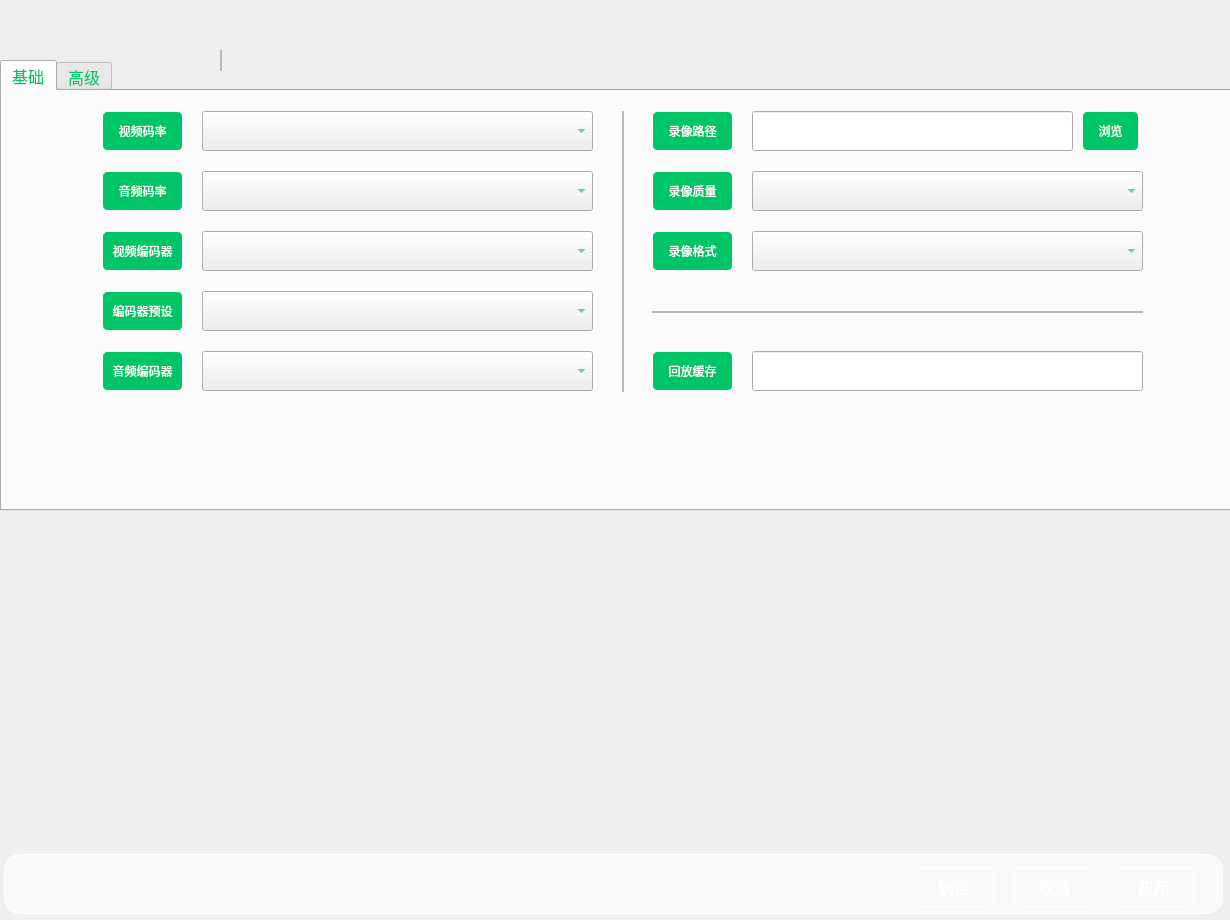
<?xml version="1.0" encoding="UTF-8"?>
<ui version="4.0">
 <class>GBSBizSettingOutput</class>
 <widget class="QWidget" name="GBSBizSettingOutput">
  <property name="geometry">
   <rect>
    <x>0</x>
    <y>0</y>
    <width>1230</width>
    <height>920</height>
   </rect>
  </property>
  <property name="windowTitle">
   <string>Form</string>
  </property>
  <widget class="QFrame" name="frame_3">
   <property name="geometry">
    <rect>
     <x>220</x>
     <y>50</y>
     <width>2</width>
     <height>21</height>
    </rect>
   </property>
   <property name="styleSheet">
    <string notr="true">color:#DBDBDB</string>
   </property>
   <property name="frameShape">
    <enum>QFrame::Shape::StyledPanel</enum>
   </property>
   <property name="frameShadow">
    <enum>QFrame::Shadow::Raised</enum>
   </property>
  </widget>
  <widget class="QFrame" name="frame_4">
   <property name="geometry">
    <rect>
     <x>4</x>
     <y>854</y>
     <width>1219</width>
     <height>60</height>
    </rect>
   </property>
   <property name="styleSheet">
    <string notr="true">background-color:#F9F9F9;
border: 1px solid  #FFFFFF;
border-radius: 16px;
</string>
   </property>
   <property name="frameShape">
    <enum>QFrame::Shape::StyledPanel</enum>
   </property>
   <property name="frameShadow">
    <enum>QFrame::Shadow::Raised</enum>
   </property>
   <widget class="QPushButton" name="btnConform">
    <property name="geometry">
     <rect>
      <x>910</x>
      <y>13</y>
      <width>80</width>
      <height>40</height>
     </rect>
    </property>
    <property name="styleSheet">
     <string notr="true">        background-color: qlineargradient(
            spread:pad, 
            x1:0, y1:0, x2:1, y2:1, 
            stop:0.1054 #1B2846, 
            stop:0.9062 #000000
        );
border: 1px solid white;
border-radius:5px;
font-size:16px;
color:#FFFFFF</string>
    </property>
    <property name="text">
     <string>确定</string>
    </property>
   </widget>
   <widget class="QPushButton" name="btnCancel">
    <property name="geometry">
     <rect>
      <x>1010</x>
      <y>13</y>
      <width>80</width>
      <height>40</height>
     </rect>
    </property>
    <property name="styleSheet">
     <string notr="true">        background-color: qlineargradient(
            spread:pad, 
            x1:0, y1:0, x2:1, y2:1, 
            stop:0.1054 #1B2846, 
            stop:0.9062 #000000
        );
border: 1px solid white;
border-radius:5px;
font-size:16px;
color:#FFFFFF</string>
    </property>
    <property name="text">
     <string>取消</string>
    </property>
   </widget>
   <widget class="QPushButton" name="btnApply">
    <property name="geometry">
     <rect>
      <x>1110</x>
      <y>13</y>
      <width>80</width>
      <height>40</height>
     </rect>
    </property>
    <property name="styleSheet">
     <string notr="true">        background-color: qlineargradient(
            spread:pad, 
            x1:0, y1:0, x2:1, y2:1, 
            stop:0.1054 #1B2846, 
            stop:0.9062 #000000
        );
border: 1px solid white;
border-radius:5px;
font-size:16px;
color:#FFFFFF</string>
    </property>
    <property name="text">
     <string>应用</string>
    </property>
   </widget>
  </widget>
  <widget class="QTabWidget" name="tabWidget">
   <property name="geometry">
    <rect>
     <x>0</x>
     <y>60</y>
     <width>1231</width>
     <height>451</height>
    </rect>
   </property>
   <property name="styleSheet">
    <string notr="true">color: #01C667;
font-size:16px;
</string>
   </property>
   <property name="tabShape">
    <enum>QTabWidget::TabShape::Rounded</enum>
   </property>
   <property name="currentIndex">
    <number>0</number>
   </property>
   <property name="elideMode">
    <enum>Qt::TextElideMode::ElideLeft</enum>
   </property>
   <widget class="QWidget" name="tabBasic">
    <attribute name="title">
     <string>基础</string>
    </attribute>
    <widget class="QPushButton" name="lblVideoBitrate">
     <property name="geometry">
      <rect>
       <x>100</x>
       <y>20</y>
       <width>81</width>
       <height>40</height>
      </rect>
     </property>
     <property name="styleSheet">
      <string notr="true">background-color:#00C566;
border: 1px solid white;
border-radius:5px;
font-size:12px;
color:#FFFFFF</string>
     </property>
     <property name="text">
      <string>视频码率</string>
     </property>
     <property name="checkable">
      <bool>false</bool>
     </property>
    </widget>
    <widget class="QPushButton" name="lblVideoEncoder">
     <property name="geometry">
      <rect>
       <x>100</x>
       <y>140</y>
       <width>81</width>
       <height>40</height>
      </rect>
     </property>
     <property name="styleSheet">
      <string notr="true">background-color:#00C566;
border: 1px solid white;
border-radius:5px;
font-size:12px;
color:#FFFFFF</string>
     </property>
     <property name="text">
      <string>视频编码器</string>
     </property>
    </widget>
    <widget class="QPushButton" name="lblAudioBitrate">
     <property name="geometry">
      <rect>
       <x>100</x>
       <y>80</y>
       <width>81</width>
       <height>40</height>
      </rect>
     </property>
     <property name="styleSheet">
      <string notr="true">background-color:#00C566;
border: 1px solid white;
border-radius:5px;
font-size:12px;
color:#FFFFFF</string>
     </property>
     <property name="text">
      <string>音频码率</string>
     </property>
    </widget>
    <widget class="QComboBox" name="cbxAudioEncoder">
     <property name="geometry">
      <rect>
       <x>200</x>
       <y>260</y>
       <width>391</width>
       <height>40</height>
      </rect>
     </property>
    </widget>
    <widget class="QComboBox" name="cbxVideoBitrate">
     <property name="geometry">
      <rect>
       <x>200</x>
       <y>20</y>
       <width>391</width>
       <height>40</height>
      </rect>
     </property>
    </widget>
    <widget class="QPushButton" name="lblRecordPath">
     <property name="geometry">
      <rect>
       <x>650</x>
       <y>20</y>
       <width>81</width>
       <height>40</height>
      </rect>
     </property>
     <property name="styleSheet">
      <string notr="true">background-color:#00C566;
border: 1px solid white;
border-radius:5px;
font-size:12px;
color:#FFFFFF</string>
     </property>
     <property name="text">
      <string>录像路径</string>
     </property>
    </widget>
    <widget class="QPushButton" name="lblAudioEncoder">
     <property name="geometry">
      <rect>
       <x>100</x>
       <y>260</y>
       <width>81</width>
       <height>40</height>
      </rect>
     </property>
     <property name="styleSheet">
      <string notr="true">background-color:#00C566;
border: 1px solid white;
border-radius:5px;
font-size:12px;
color:#FFFFFF</string>
     </property>
     <property name="text">
      <string>音频编码器</string>
     </property>
    </widget>
    <widget class="QFrame" name="vertLine">
     <property name="geometry">
      <rect>
       <x>620</x>
       <y>20</y>
       <width>2</width>
       <height>281</height>
      </rect>
     </property>
     <property name="styleSheet">
      <string notr="true">color:#DBDBDB</string>
     </property>
     <property name="frameShape">
      <enum>QFrame::Shape::StyledPanel</enum>
     </property>
     <property name="frameShadow">
      <enum>QFrame::Shadow::Raised</enum>
     </property>
    </widget>
    <widget class="QComboBox" name="cbxVideoEncoder">
     <property name="geometry">
      <rect>
       <x>200</x>
       <y>140</y>
       <width>391</width>
       <height>40</height>
      </rect>
     </property>
    </widget>
    <widget class="QComboBox" name="cbxVideoEncoderPreSetting">
     <property name="geometry">
      <rect>
       <x>200</x>
       <y>200</y>
       <width>391</width>
       <height>40</height>
      </rect>
     </property>
    </widget>
    <widget class="QPushButton" name="btnOpen">
     <property name="geometry">
      <rect>
       <x>1080</x>
       <y>20</y>
       <width>57</width>
       <height>40</height>
      </rect>
     </property>
     <property name="styleSheet">
      <string notr="true">background-color:#00C566;
border: 1px solid white;
border-radius:5px;
font-size:12px;
color:#FFFFFF</string>
     </property>
     <property name="text">
      <string>浏览</string>
     </property>
    </widget>
    <widget class="QPushButton" name="lblVideoEncoderPreSetting">
     <property name="geometry">
      <rect>
       <x>100</x>
       <y>200</y>
       <width>81</width>
       <height>40</height>
      </rect>
     </property>
     <property name="styleSheet">
      <string notr="true">background-color:#00C566;
border: 1px solid white;
border-radius:5px;
font-size:12px;
color:#FFFFFF</string>
     </property>
     <property name="text">
      <string>编码器预设</string>
     </property>
    </widget>
    <widget class="QLineEdit" name="leRecordCache">
     <property name="geometry">
      <rect>
       <x>750</x>
       <y>260</y>
       <width>391</width>
       <height>40</height>
      </rect>
     </property>
     <property name="styleSheet">
      <string notr="true">background-color:#9CA4AAB;
border: 5px solid  #9CA4AAB;
border-radius: 8px;
</string>
     </property>
     <property name="placeholderText">
      <string/>
     </property>
    </widget>
    <widget class="QLineEdit" name="leRecordPath">
     <property name="geometry">
      <rect>
       <x>750</x>
       <y>20</y>
       <width>321</width>
       <height>40</height>
      </rect>
     </property>
     <property name="styleSheet">
      <string notr="true">background-color:#9CA4AAB;
border: 5px solid  #9CA4AAB;
border-radius: 8px;
</string>
     </property>
     <property name="placeholderText">
      <string/>
     </property>
    </widget>
    <widget class="QPushButton" name="lblRecordQuality">
     <property name="geometry">
      <rect>
       <x>650</x>
       <y>80</y>
       <width>81</width>
       <height>40</height>
      </rect>
     </property>
     <property name="styleSheet">
      <string notr="true">background-color:#00C566;
border: 1px solid white;
border-radius:5px;
font-size:12px;
color:#FFFFFF</string>
     </property>
     <property name="text">
      <string>录像质量</string>
     </property>
    </widget>
    <widget class="QFrame" name="horiLine">
     <property name="geometry">
      <rect>
       <x>650</x>
       <y>220</y>
       <width>491</width>
       <height>2</height>
      </rect>
     </property>
     <property name="styleSheet">
      <string notr="true">color:#DBDBDB</string>
     </property>
     <property name="frameShape">
      <enum>QFrame::Shape::StyledPanel</enum>
     </property>
     <property name="frameShadow">
      <enum>QFrame::Shadow::Raised</enum>
     </property>
    </widget>
    <widget class="QComboBox" name="cbxRecordQuality">
     <property name="geometry">
      <rect>
       <x>750</x>
       <y>80</y>
       <width>391</width>
       <height>40</height>
      </rect>
     </property>
    </widget>
    <widget class="QPushButton" name="lblRecordFormat">
     <property name="geometry">
      <rect>
       <x>650</x>
       <y>140</y>
       <width>81</width>
       <height>40</height>
      </rect>
     </property>
     <property name="styleSheet">
      <string notr="true">background-color:#00C566;
border: 1px solid white;
border-radius:5px;
font-size:12px;
color:#FFFFFF</string>
     </property>
     <property name="text">
      <string>录像格式</string>
     </property>
    </widget>
    <widget class="QPushButton" name="lblPlayCache">
     <property name="geometry">
      <rect>
       <x>650</x>
       <y>260</y>
       <width>81</width>
       <height>40</height>
      </rect>
     </property>
     <property name="styleSheet">
      <string notr="true">background-color:#00C566;
border: 1px solid white;
border-radius:5px;
font-size:12px;
color:#FFFFFF</string>
     </property>
     <property name="text">
      <string>回放缓存</string>
     </property>
    </widget>
    <widget class="QComboBox" name="cbxAudioBitrate">
     <property name="geometry">
      <rect>
       <x>200</x>
       <y>80</y>
       <width>391</width>
       <height>40</height>
      </rect>
     </property>
    </widget>
    <widget class="QComboBox" name="cbxRecordFomat">
     <property name="geometry">
      <rect>
       <x>750</x>
       <y>140</y>
       <width>391</width>
       <height>40</height>
      </rect>
     </property>
    </widget>
   </widget>
   <widget class="QWidget" name="tabAdvanced">
    <attribute name="title">
     <string>高级</string>
    </attribute>
   </widget>
  </widget>
 </widget>
 <resources/>
 <connections/>
</ui>
